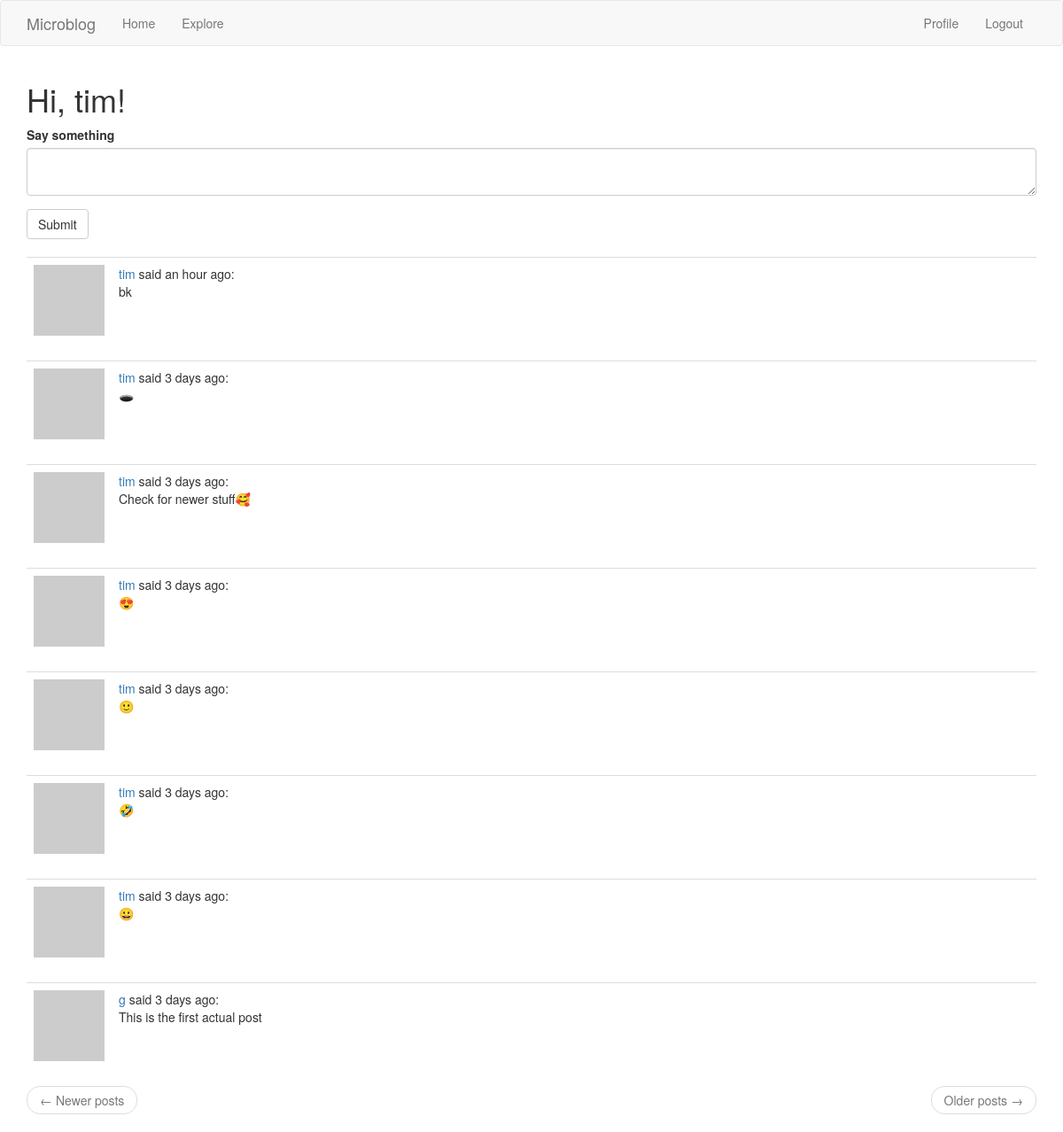
The page /index (signed in) on the database its author committed.
### app/models.py (models this page shows, shortened)
class User(UserMixin, db.Model):
    id = db.Column(db.Integer, primary_key=True)
    username = db.Column(db.String(64), index=True, unique=True)
    email = db.Column(db.String(120), index=True, unique=True)
    password_hash = db.Column(db.String(128))
    posts = db.relationship('Post', backref='author', lazy='dynamic')
    about_me = db.Column(db.String(140))
    last_seen = db.Column(db.DateTime, default=datetime.utcnow)
    def avatar(self, size):
        digest = md5(self.email.lower().encode('utf-8')).hexdigest()
        return 'https://www.gravatar.com/avatar/{}?d=identicon&s={}'.format(
            digest, size)
    followed =db.relationship(
        'User', secondary=followers,
        primaryjoin=(followers.c.follower_id == id),
        secondaryjoin=(followers.c.followed_id == id),
        backref=db.backref('followers', lazy='dynamic'), lazy='dynamic'
    )
    def followed_posts(self):
        followed = Post.query.join(
            followers, (followers.c.followed_id == Post.user_id)).filter(
                followers.c.follower_id == self.id)
        own = Post.query.filter_by(user_id=self.id)
        return followed.union(own).order_by(Post.timestamp.desc())

class Post(db.Model):
    id = db.Column(db.Integer, primary_key=True)
    body = db.Column(db.String(140))
    timestamp = db.Column(db.DateTime, index=True, default=datetime.utcnow)
    user_id = db.Column(db.Integer, db.ForeignKey('user.id'))

### app/routes.py (the view)
@app.route('/', methods=['GET', 'POST'])
@app.route('/index', methods=['GET', 'POST'])
@login_required
def index():
    form = PostForm()
    if form.validate_on_submit():
        post = Post(body=form.post.data, author=current_user)
        db.session.add(post)
        db.session.commit()
        flash('Your post is now live!')
        return redirect(url_for('index'))
    posts = [
        {
            'author': {'username': 'John'},
            'body': 'Beautiful day in Portland!'
        },
        {
            'author': {'username': 'Susan'},
            'body': 'The Avengers movie was so cool!'
        }
    ]
    page = request.args.get('page', 1, type=int)
    posts = current_user.followed_posts().paginate(
        page, app.config['POSTS_PER_PAGE'], False)
    next_url = url_for('index', page=posts.next_num) \
        if posts.has_next else None
    prev_url = url_for('index', page=posts.prev_num) \
        if posts.has_prev else None
    return render_template("index.html", title='Home', form=form,
                           posts=posts.items, next_url=next_url,
                            prev_url=prev_url)

### app/forms.py
class PostForm(FlaskForm):
    post = TextAreaField('Say something', validators=[
        DataRequired(), Length(min=1, max=140)])
    submit = SubmitField('Submit')

### app/models.py (called while the page is built)
@login.user_loader
def load_user(id):
    return User.query.get(int(id))

### app/routes.py (called while the page is built)
@app.before_request
def before_request():
    if current_user.is_authenticated:
        current_user.last_seen = datetime.utcnow()
        db.session.commit()

### app/templates/index.html
{% extends "base.html" %}
{% import 'bootstrap/wtf.html' as wtf %}
{% block app_content %}
    <h1>Hi, {{ current_user.username }}!</h1>
    {% if form %}
    {{ wtf.quick_form(form) }}
    <br>
    {% endif %}
    {% for post in posts %}
        {% include '_post.html' %}
    {% endfor %}
    <nav aria-label="...">
        <ul class="pager">
            <li class="previous{% if not prev_url %} disabled{% endif %}">
                <a href="{{ prev_url or '#' }}">
                    <span aria-hidden="true">&larr;</span> Newer posts
                </a>
            </li>
            <li class="next{% if not next_url %} disabled{% endif %}">
                <a href="{{ next_url or '#' }}">
                    Older posts <span aria-hidden="true">&rarr;</span>
                </a>
            </li>
        </ul>
    </nav>
{% endblock %}

### app/templates/_post.html
<table class="table table-hover">
    <tr>
        <td width="70px">
            <a href="{{ url_for('user', username=post.author.username) }}">
                <img src="{{ post.author.avatar(70) }}" />
            </a>
        </td>
        <td>
            <a href="{{ url_for('user', username=post.author.username) }}">
                {{ post.author.username }}
            </a>
            said {{ moment(post.timestamp).fromNow() }}:
            <br>
            {{ post.body }}
        </td>
    </tr>
</table>

### rows shown on the page
User: username "tim"
Post: author.username "tim", timestamp "an hour ago", body "bk"
Post: author.username "tim", timestamp "3 days ago", body "🕳️"
Post: author.username "tim", timestamp "3 days ago", body "Check for newer stuff🥰"
Post: author.username "tim", timestamp "3 days ago", body "😍"
Post: author.username "tim", timestamp "3 days ago", body "🙂"
Post: author.username "tim", timestamp "3 days ago", body "🤣"
Post: author.username "tim", timestamp "3 days ago", body "😀"
Post: author.username "g", timestamp "3 days ago", body "This is the first actual post"
